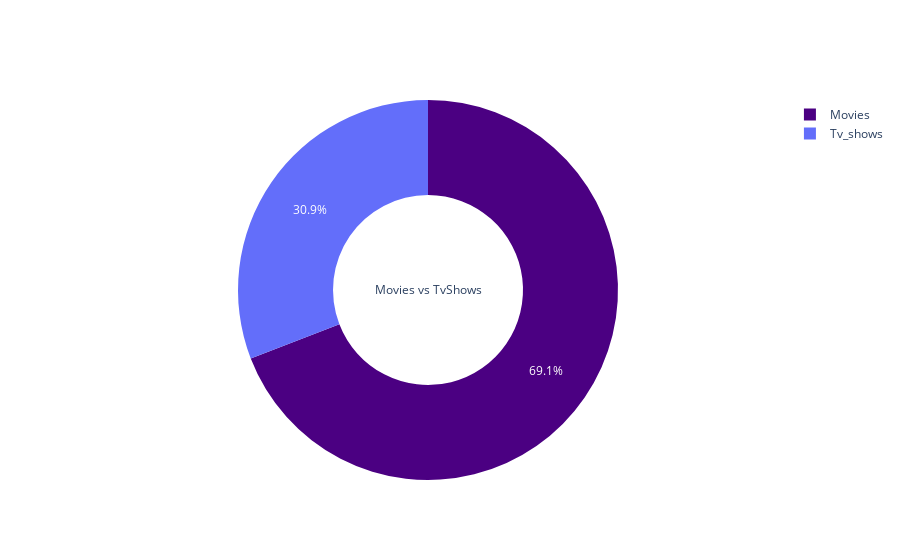

Notebook code cell kept with this figure:
### Code cell
Movies = Netflix[Netflix['type'] == 'Movie'].shape[0]
Tv_shows = Netflix[Netflix['type'] == 'TV Show'].shape[0]

fig = go.Figure(data=[go.Pie(
    labels=['Movies', 'Tv_shows'],
    values=[Movies, Tv_shows],
    hole=.5,
    title='Movies vs TvShows',
    marker_colors=['indigo', 'dogerblue']
)])
fig.show()

### Figure 1 — Plotly figure (JSON) as saved in the notebook; plotly's stock layout.template omitted (floating-point values rounded to 4 significant figures)
{"data": [{"hole": 0.5, "labels": ["Movies", "Tv_shows"], "marker": {"colors": ["indigo", "dogerblue"]}, "title": {"text": "Movies vs TvShows"}, "type": "pie", "values": [5372, 2398]}], "layout": {}}
